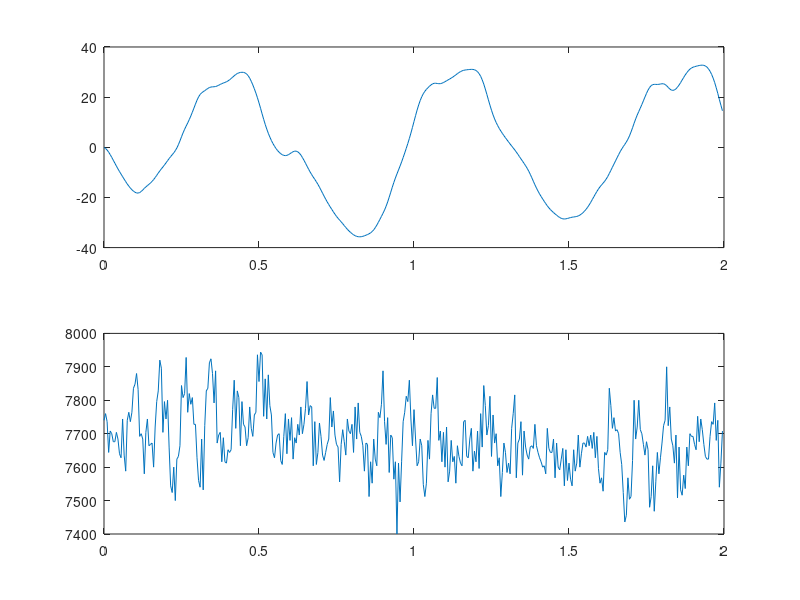
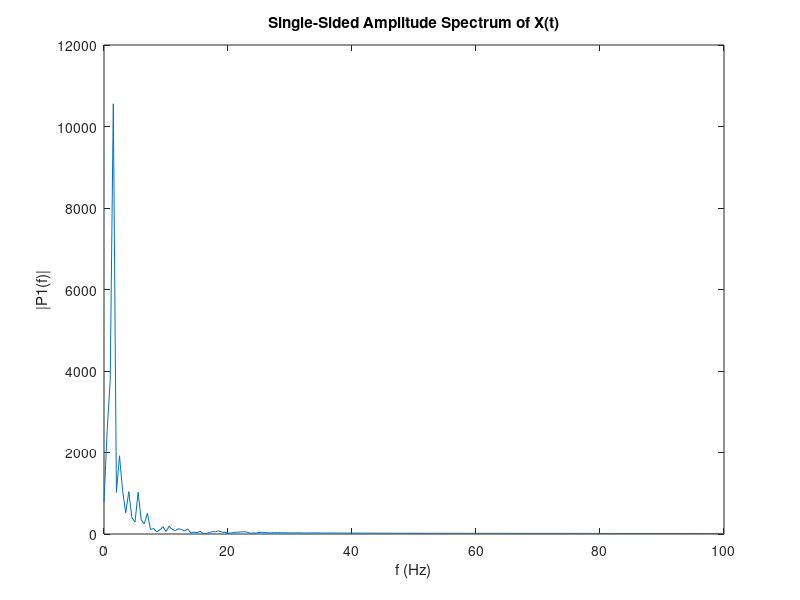

Recreate these plots in MATLAB, in order. (Note: this script raises an error after producing the figures.)


    A1 = csvread('testdata4.csv');
%    A1 = coeff * csvread('accelerometer_reading_for_about_1min_18sec_in_50ms_interval_device_status_on_chest.csv',1);

    
%%

    fs = 200;
    dt = 1/fs;

%    Y = sqrt(sum(A1.^2,2));
    X = A1(:,2);
    Y = A1(:,3);
    Z = A1(:,4);
    %Ynorm = Y - averaging_filter(Y);
    T = (0:length(Y)-1) * dt;

    hp_order = 2;
    fc = 4; % 0.5Hz
    [B_hp,A_hp] = butter(hp_order,fc/(fs/2),'high');
    
    lp_order = 2;
    fc = 11; % xHz
    [B_lp,A_lp] = butter(lp_order,fc/(fs/2),'low');
    
    
    Xf = X - mean(X);
    Xf = filter(B_hp,A_hp,Xf);
    Xf = filter(B_lp,A_lp,Xf);
    
    Yf = Y - mean(Y);
    Yf = filter(B_hp,A_hp,Yf);
    Yf = filter(B_lp,A_lp,Yf);
    
    Zf = Z - mean(Z);
    Zf = filter(B_hp,A_hp,Zf);
    Zf = filter(B_lp,A_lp,Zf);
    
    
    R = sqrt(Xf.^2 + Yf.^2 + Zf.^2)
    
    
    hp_order = 2;
    fc = 0.66; % 0.5Hz
    [B_hp,A_hp] = butter(hp_order,fc/(fs/2),'high');
    
    lp_order = 2;
    fc = 2.5; % xHz
    [B_lp,A_lp] = butter(lp_order,fc/(fs/2),'low');
    
    
    Rf = R - mean(R);
    Rf = filter(B_hp,A_hp,Rf);
    Rf = filter(B_lp,A_lp,Rf);
    

    
  
    
    pick_1 = 0; pick_1_index =0;
    pick_2 = 0; pick_2_index =0;
    
    
    
    clf;
    subplot(2,1,1);

    plot(T,Rf);
    
    subplot(2,1,2);
    plot(T,Z);
    
    L = 400
    F = fft(Rf);
    
    
    
    %Compute the two-sided spectrum P2. Then compute the single-sided spectrum P1 based on P2 and the even-valued signal length L.
    P2 = abs(F);
    P1 = P2(1:L/2+1);
    P1(2:end-1) = 2*P1(2:end-1);
    
    figure
    f = fs*(0:(L/2))/L;
    plot(f,P1) 
    title('Single-Sided Amplitude Spectrum of X(t)')
    xlabel('f (Hz)')
    ylabel('|P1(f)|')
    
    [maxValue,indexMax] = max(P2);
    frequency = indexMax * fs / L;
    
    bpm = frequency*60
    
    figure
    
    year = T; 
    relNums = Rf;
    findpeaks(relNums,year)
    xlabel('Year')
    ylabel('Sunspot Number')
    title('Find All Peaks')
    
    
    
    
